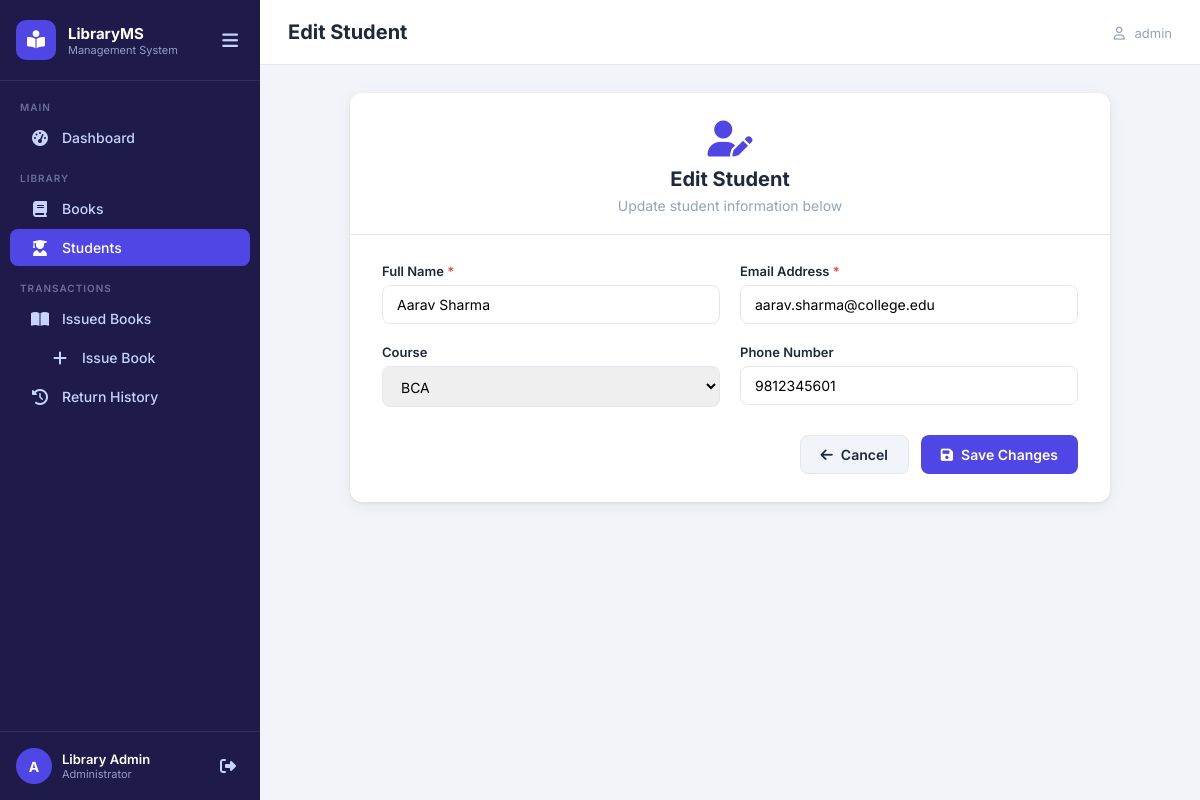
The page /students/edit/1/ (signed in) on the database its author committed.
### library/models.py (models this page shows, shortened)
class Student(models.Model):
    COURSE_CHOICES = [
        ('BCA', 'BCA'),
        ('BBA', 'BBA'),
        ('B.Com', 'B.Com'),
        ('B.Sc', 'B.Sc'),
        ('B.Tech', 'B.Tech'),
        ('MBA', 'MBA'),
        ('MCA', 'MCA'),
        ('M.Sc', 'M.Sc'),
    ]
    name = models.CharField(max_length=255)
    email = models.EmailField(unique=True)
    course = models.CharField(max_length=50, choices=COURSE_CHOICES, default='BCA')
    phone = models.CharField(max_length=15, blank=True, null=True)
    enrollment_date = models.DateField(auto_now_add=True)
    class Meta:
        ordering = ['name']

### library/views.py (the view, shortened to what this page needs)
# urls.py: path('students/edit/<int:pk>/', views.edit_student, name='edit_student'),
@login_required
def edit_student(request, pk):
    student = get_object_or_404(Student, pk=pk)
    return render(request, 'library/edit_student.html', {
        'student': student,
        'courses': Student.COURSE_CHOICES
    })

### templates/library/edit_student.html (shortened to what this page needs)
{% extends 'library/base.html' %}
{% block page_title %}Edit Student{% endblock %}
{% block content %}
<div class="form-page">
    <div class="form-card">
        <div class="form-card-header">
            <i class="fa-solid fa-user-pen"></i>
            <h2>Edit Student</h2>
            <p>Update student information below</p>
        </div>
        <form method="POST" action="{% url 'edit_student' student.pk %}" class="form-body">
            <div class="form-row">
                <div class="form-group">
                    <label for="name">Full Name <span class="required">*</span></label>
                    <input type="text" id="name" name="name" value="{{ student.name }}" required maxlength="255">
                </div>
                <div class="form-group">
                    <label for="email">Email Address <span class="required">*</span></label>
                    <input type="email" id="email" name="email" value="{{ student.email }}" required>
                </div>
            </div>
            <div class="form-row">
                <div class="form-group">
                    <label for="course">Course</label>
                    <select id="course" name="course">
                        {% for value, display in courses %}
                        <option value="{{ value }}" {% if student.course == value %}selected{% endif %}>{{ display }}</option>
                        {% endfor %}
                    </select>
                </div>
                <div class="form-group">
                    <label for="phone">Phone Number</label>
                    <input type="tel" id="phone" name="phone" value="{{ student.phone|default:'' }}" maxlength="15">
                </div>
            </div>
            <div class="form-actions">
                <a href="{% url 'student_list' %}" class="btn btn-secondary">
                    <i class="fa-solid fa-arrow-left"></i> Cancel
                </a>
                <button type="submit" class="btn btn-primary">
                    <i class="fa-solid fa-floppy-disk"></i> Save Changes
                </button>
            </div>
        </form>
    </div>
</div>
{% endblock %}

### templates/library/base.html (shortened to what this page needs)
<!DOCTYPE html>
<html lang="en">
<head>
    {% load static %}
    <link rel="stylesheet" href="{% static 'css/style.css' %}">
    <link rel="stylesheet" href="{% static 'css/sidebar.css' %}">
    <link rel="stylesheet" href="https://cdnjs.cloudflare.com/ajax/libs/font-awesome/6.5.0/css/all.min.css">
</head>
<body>
{% if user.is_authenticated %}
<aside class="sidebar" id="sidebar">
    <div class="sidebar-header">
        <div class="sidebar-logo">
            <i class="fa-solid fa-book-open-reader"></i>
        </div>
        <div class="sidebar-brand">
            <span class="brand-name">LibraryMS</span>
            <span class="brand-sub">Management System</span>
        </div>
        <button class="sidebar-toggle" id="sidebarToggle" aria-label="Toggle sidebar">
            <i class="fa-solid fa-bars"></i>
        </button>
    </div>
    <nav class="sidebar-nav">
        <div class="nav-group">
            <span class="nav-label">Main</span>
            <a href="{% url 'dashboard' %}" class="nav-item {% if request.resolver_match.url_name == 'dashboard' %}active{% endif %}">
                <i class="fa-solid fa-gauge-high"></i>
                <span>Dashboard</span>
            </a>
        </div>
        <div class="nav-group">
            <span class="nav-label">Library</span>
            <a href="{% url 'book_list' %}" class="nav-item {% if 'book' in request.resolver_match.url_name %}active{% endif %}">
                <i class="fa-solid fa-book"></i>
                <span>Books</span>
            </a>
            <a href="{% url 'student_list' %}" class="nav-item {% if 'student' in request.resolver_match.url_name %}active{% endif %}">
                <i class="fa-solid fa-user-graduate"></i>
                <span>Students</span>
            </a>
        </div>
        <div class="nav-group">
            <span class="nav-label">Transactions</span>
            <a href="{% url 'issued_books' %}" class="nav-item {% if request.resolver_match.url_name == 'issued_books' or request.resolver_match.url_name == 'issue_book' %}active{% endif %}">
                <i class="fa-solid fa-book-open"></i>
                <span>Issued Books</span>
            </a>
            <a href="{% url 'issue_book' %}" class="nav-item {% if request.resolver_match.url_name == 'issue_book' %}active{% endif %}" style="padding-left:2.5rem">
                <i class="fa-solid fa-plus"></i>
                <span>Issue Book</span>
            </a>
            <a href="{% url 'return_history' %}" class="nav-item {% if request.resolver_match.url_name == 'return_history' %}active{% endif %}">
                <i class="fa-solid fa-clock-rotate-left"></i>
                <span>Return History</span>
            </a>
        </div>
    </nav>
    <div class="sidebar-footer">
        <div class="user-info">
            <div class="user-avatar">{{ user.username|first|upper }}</div>
            <div>
                <p class="user-name">{{ user.get_full_name|default:user.username }}</p>
                <p class="user-role">Administrator</p>
            </div>
        </div>
        <a href="{% url 'logout' %}" class="logout-btn" title="Logout">
            <i class="fa-solid fa-right-from-bracket"></i>
        </a>
    </div>
</aside>
<div class="main-wrapper" id="mainWrapper">
    <header class="top-bar">
        <div class="page-title">
            <h1>{% block page_title %}Dashboard{% endblock %}</h1>
        </div>
        <div class="top-bar-actions">
            <span class="top-bar-user"><i class="fa-regular fa-user"></i> {{ user.username }}</span>
        </div>
    </header>
    <main class="main-content">
        {% block content %}{% endblock %}
    </main>
</div>
{% endif %}
</body>
</html>

### rows shown on the page
Student: name "Aarav Sharma", email "aarav.sharma@college.edu", course "BCA", phone "9812345601"

### other values the page prints
{{ user.username|first|upper }} "A"
{{ user.get_full_name|default:user.username }} "Library Admin"
{{ user.username }} "admin"
